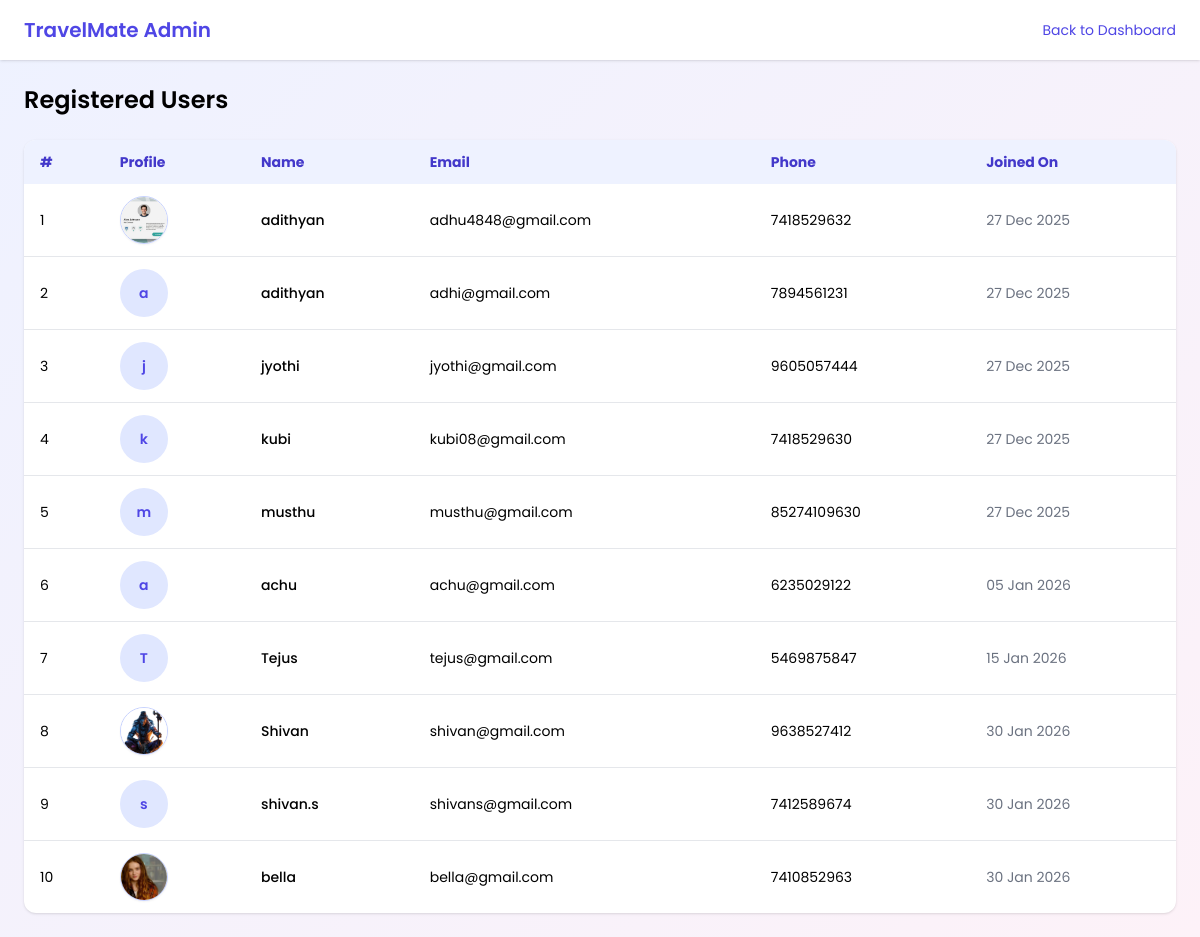
The app's page /appadmin/adminUserManagement with its own data.
### home/models.py (models this page shows, shortened)
class userRegistration(models.Model):
    Name=models.CharField(max_length=38)
    email=models.EmailField(max_length=50)
    profileImage=models.ImageField(upload_to='userProfile/', null=True, blank=True)
    password=models.CharField(max_length=25)
    phoneNumber=models.CharField(max_length=10)
    gender = models.CharField(max_length=10, null=True, blank=True)
    age = models.IntegerField(max_length=3, null=True, blank=True)
    bio =models.TextField(null=True, blank=True)
    about = models.TextField(null=True, blank=True)
    favDestinations = models.CharField(max_length=100, null=True, blank=True)
    budgetRange = models.CharField(max_length=50, null=True, blank=True)
    travelpreferences = models.CharField(max_length=100, null=True, blank=True)
    registrationDate=models.DateTimeField(default=timezone.now)
    destination=models.CharField(max_length=50, null=True, blank=True)
    connected = models.BooleanField(default=False)
    connected_accepted = models.BooleanField(default=False)

### appadmin/views.py (the view)
# urls.py: path('adminUserManagement', views.adminUserManagement, name='adminUserManagement'),
def adminUserManagement(request):
    users = userRegistration.objects.all()
    return render(request, 'appadmin/adminUserManagement.html', {'users': users})

### templates/appadmin/adminUserManagement.html (shortened to what this page needs)
<!DOCTYPE html>
<html lang="en">
<head>
  <script src="https://cdn.tailwindcss.com"></script>
</head>
<body class="min-h-screen">
  <header class="bg-white shadow px-6 py-4 flex justify-between items-center">
    <h1 class="text-xl font-semibold text-indigo-600">TravelMate Admin</h1>
    <a href="{% url 'adminHome' %}" class="text-sm text-indigo-600 hover:underline">
      Back to Dashboard
    </a>
  </header>
  <main class="p-6 max-w-7xl mx-auto">
    <h2 class="text-2xl font-semibold mb-6">Registered Users</h2>
    <div class="bg-white rounded-xl shadow overflow-x-auto">
      <table class="w-full border-collapse text-sm">
        <thead class="bg-indigo-50 text-indigo-700">
          <tr>
            <th class="px-4 py-3 text-left">#</th>
            <th class="px-4 py-3 text-left">Profile</th>
            <th class="px-4 py-3 text-left">Name</th>
            <th class="px-4 py-3 text-left">Email</th>
            <th class="px-4 py-3 text-left">Phone</th>
            <th class="px-4 py-3 text-left">Joined On</th>
          </tr>
        </thead>
        <tbody class="divide-y">
          {% for user in users %}
          <tr class="hover:bg-gray-50 transition">
            <td class="px-4 py-3">{{ forloop.counter }}</td>
            <td class="px-4 py-3">
              {% if user.profileImage %}
                <img
                  src="{{ user.profileImage.url }}"
                  alt="{{ user.Name }}"
                  class="w-12 h-12 rounded-full object-cover border border-indigo-200 shadow-sm hover:scale-105 transition"
                >
              {% else %}
                <div class="w-12 h-12 rounded-full bg-indigo-100 flex items-center justify-center text-indigo-600 font-semibold">
                  {{ user.Name|slice:":1" }}
                </div>
              {% endif %}
            </td>
            <td class="px-4 py-3 font-medium">{{ user.Name }}</td>
            <td class="px-4 py-3">{{ user.email }}</td>
            <td class="px-4 py-3">{{ user.phoneNumber }}</td>
            <td class="px-4 py-3 text-gray-500">
              {{ user.registrationDate|date:"d M Y" }}
            </td>
          </tr>
          {% empty %}
          <tr>
            <td colspan="6" class="text-center py-6 text-gray-500">
              No users found
            </td>
          </tr>
          {% endfor %}
        </tbody>
      </table>
    </div>
  </main>
</body>
</html>

### templates/appadmin/adminUserManagement.html (style rules this page uses)
body { font-family: "Poppins", sans-serif; background: linear-gradient(135deg, #eef2ff, #fdf2f8); }

### records on screen
userRegistration: profileImage (picture), Name "adithyan", email "adhu4848@gmail.com", phoneNumber "7418529632", registrationDate "27 Dec 2025"
userRegistration: Name "a", Name "adithyan", email "adhi@gmail.com", phoneNumber "7894561231", registrationDate "27 Dec 2025"
userRegistration: Name "j", Name "jyothi", email "jyothi@gmail.com", phoneNumber "9605057444", registrationDate "27 Dec 2025"
userRegistration: Name "k", Name "kubi", email "kubi08@gmail.com", phoneNumber "7418529630", registrationDate "27 Dec 2025"
userRegistration: Name "m", Name "musthu", email "musthu@gmail.com", phoneNumber "85274109630", registrationDate "27 Dec 2025"
userRegistration: Name "a", Name "achu", email "achu@gmail.com", phoneNumber "6235029122", registrationDate "05 Jan 2026"
userRegistration: Name "T", Name "Tejus", email "tejus@gmail.com", phoneNumber "5469875847", registrationDate "15 Jan 2026"
userRegistration: profileImage (picture), Name "Shivan", email "shivan@gmail.com", phoneNumber "9638527412", registrationDate "30 Jan 2026"
userRegistration: Name "s", Name "shivan.s", email "shivans@gmail.com", phoneNumber "7412589674", registrationDate "30 Jan 2026"
userRegistration: profileImage (picture), Name "bella", email "bella@gmail.com", phoneNumber "7410852963", registrationDate "30 Jan 2026"
